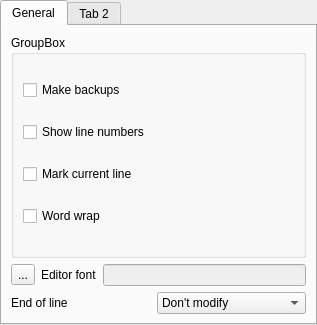
<ui version="4.0" >
 <author>Diego Iastrubni &lt;diegoiast@gmail.com></author>
 <class>EditorCfgUI</class>
 <widget class="QWidget" name="EditorCfgUI" >
  <property name="geometry" >
   <rect>
    <x>0</x>
    <y>0</y>
    <width>317</width>
    <height>325</height>
   </rect>
  </property>
  <property name="windowTitle" >
   <string>Form</string>
  </property>
  <layout class="QVBoxLayout" >
   <property name="margin" >
    <number>0</number>
   </property>
   <property name="spacing" >
    <number>0</number>
   </property>
   <item>
    <widget class="QTabWidget" name="tabWidget" >
     <property name="currentIndex" >
      <number>0</number>
     </property>
     <widget class="QWidget" name="tab" >
      <attribute name="title" >
       <string>General</string>
      </attribute>
      <layout class="QVBoxLayout" >
       <property name="margin" >
        <number>9</number>
       </property>
       <property name="spacing" >
        <number>6</number>
       </property>
       <item>
        <widget class="QGroupBox" name="groupBox" >
         <property name="title" >
          <string>GroupBox</string>
         </property>
         <layout class="QVBoxLayout" >
          <property name="margin" >
           <number>9</number>
          </property>
          <property name="spacing" >
           <number>6</number>
          </property>
          <item>
           <widget class="QCheckBox" name="cbMakeBackup" >
            <property name="text" >
             <string>Make backups</string>
            </property>
           </widget>
          </item>
          <item>
           <widget class="QCheckBox" name="cbShowLineNumbers" >
            <property name="text" >
             <string>Show line numbers</string>
            </property>
           </widget>
          </item>
          <item>
           <widget class="QCheckBox" name="cbMarkCurrentLine" >
            <property name="text" >
             <string>Mark current line</string>
            </property>
           </widget>
          </item>
          <item>
           <widget class="QCheckBox" name="cbWorkWrap" >
            <property name="text" >
             <string>Word wrap</string>
            </property>
           </widget>
          </item>
         </layout>
        </widget>
       </item>
       <item>
        <layout class="QHBoxLayout" >
         <property name="margin" >
          <number>0</number>
         </property>
         <property name="spacing" >
          <number>6</number>
         </property>
         <item>
          <widget class="QToolButton" name="btnChooseFont" >
           <property name="text" >
            <string>...</string>
           </property>
          </widget>
         </item>
         <item>
          <widget class="QLabel" name="label" >
           <property name="text" >
            <string>Editor font</string>
           </property>
          </widget>
         </item>
         <item>
          <widget class="QLineEdit" name="lineEdit" >
           <property name="enabled" >
            <bool>false</bool>
           </property>
           <property name="readOnly" >
            <bool>true</bool>
           </property>
          </widget>
         </item>
        </layout>
       </item>
       <item>
        <layout class="QHBoxLayout" >
         <property name="margin" >
          <number>0</number>
         </property>
         <property name="spacing" >
          <number>6</number>
         </property>
         <item>
          <widget class="QLabel" name="label_2" >
           <property name="text" >
            <string>End of line</string>
           </property>
          </widget>
         </item>
         <item>
          <widget class="QComboBox" name="comboEOL" >
           <item>
            <property name="text" >
             <string>Don't modify</string>
            </property>
           </item>
           <item>
            <property name="text" >
             <string>Unix (CR)</string>
            </property>
           </item>
           <item>
            <property name="text" >
             <string>DOS/Window (CR/LF)</string>
            </property>
           </item>
           <item>
            <property name="text" >
             <string>Mac (LF)</string>
            </property>
           </item>
          </widget>
         </item>
        </layout>
       </item>
      </layout>
     </widget>
     <widget class="QWidget" name="tab_2" >
      <attribute name="title" >
       <string>Tab 2</string>
      </attribute>
     </widget>
    </widget>
   </item>
  </layout>
 </widget>
 <layoutdefault spacing="0" margin="0" />
 <resources/>
 <connections/>
</ui>
